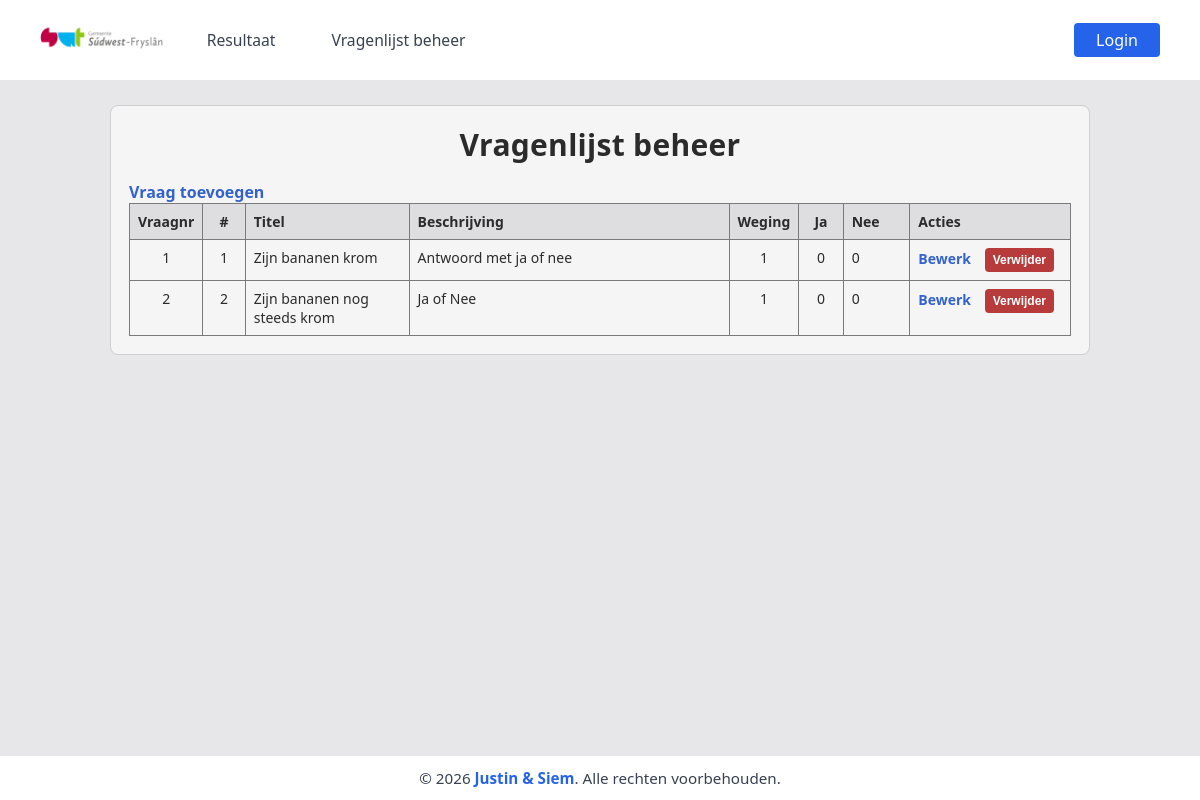
/vragenlijstbeheer/, run on an earlier commit of the app's database.
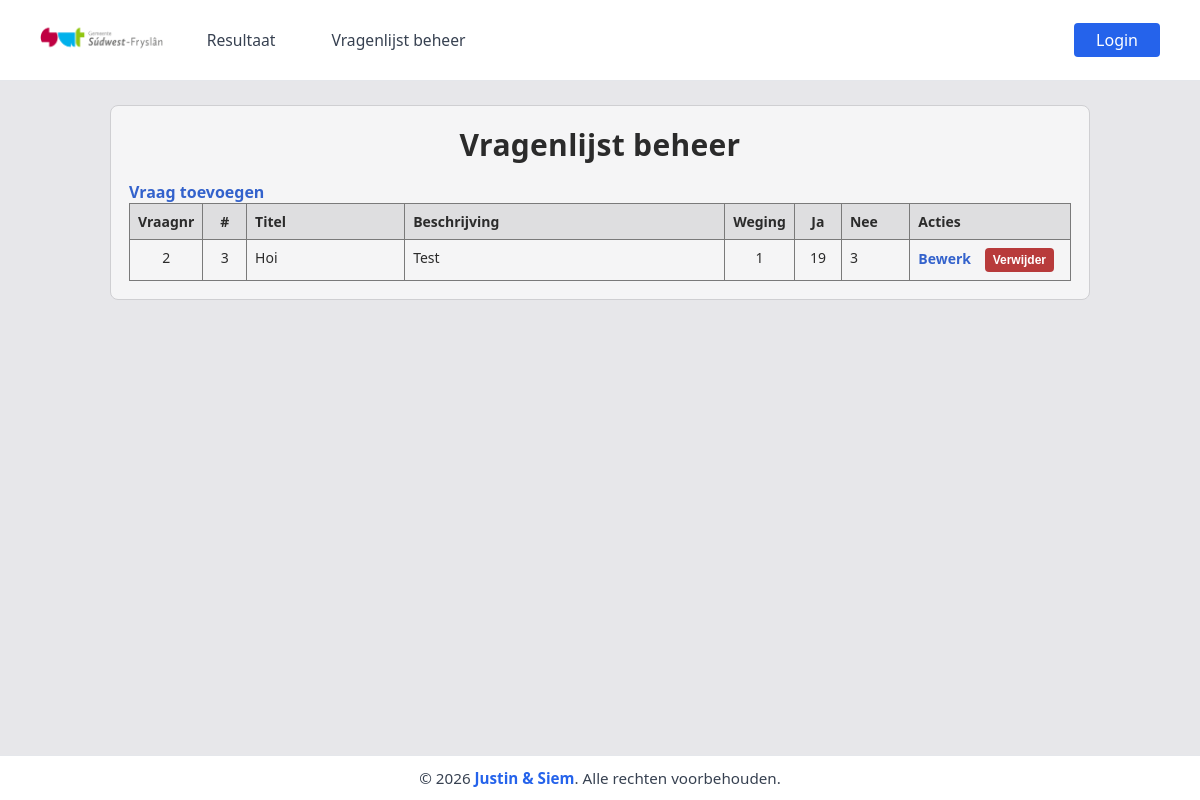
And on a later commit of the database.
### home/models.py (models this page shows, shortened)
class Vragen(models.Model):
	vraag = models.CharField(max_length=255)
	extra_info = models.CharField(max_length=255, blank=True)
	weging = models.IntegerField()
	volgorde = models.IntegerField()

### vragenlijstbeheer/views.py (the view, shortened to what this page needs)
# urls.py: path('', views.index, name='index'),
def index(request):
    edit_id = _parse_int(request.GET.get("edit"), 0)
    vragen = (
        Vragen.objects.order_by("volgorde", "id")
        .annotate(
            ja_totaal=Count("antwoorden", filter=Q(antwoorden__ja_nee=True)),
            nee_totaal=Count("antwoorden", filter=Q(antwoorden__ja_nee=False)),
        )
    )
    return render(
        request,
        "vragenlijstbeheer/index.html",
        {
            "vragen": vragen,
            "edit_id": edit_id,
        },
    )

### vragenlijstbeheer/views.py (called while the page is built)
def _parse_int(value: str, fallback: int) -> int:
    try:
        return int(value)
    except (TypeError, ValueError):
        return fallback

### vragenlijstbeheer/templates/vragenlijstbeheer/index.html (shortened to what this page needs)
{% extends 'base.html' %} {% load static %}  {% block extra_head %}
<link
  rel="stylesheet"
  href="{% static 'vragenlijstbeheer/vragenlijstbeheer.css' %}"
/>
{% endblock %} {% block content %}
<main class="beheer-wrap">
  <section class="beheer-card" aria-label="Vragenlijst beheer">
    <h1>Vragenlijst beheer</h1>
    <a
      href="{% url 'vragenlijstbeheer-toevoegen' %}"
      class="actie-link beheer-toevoegen-link"
    >
      Vraag toevoegen
    </a>
    <div class="table-scroll">
      <table class="beheer-table">
        <thead>
          <tr>
            <th>Vraagnr</th>
            <th>#</th>
            <th>Titel</th>
            <th>Beschrijving</th>
            <th>Weging</th>
            <th>Ja</th>
            <th>Nee</th>
            <th>Acties</th>
          </tr>
        </thead>
        <tbody>
          {% for vraag in vragen %} {% if edit_id == vraag.id %}
          <tr>
            <td>
              <input
                class="beheer-input beheer-input-number"
                type="number"
                name="volgorde"
                value="{{ vraag.volgorde }}"
                form="edit-form-{{ vraag.id }}"
                min="1"
                aria-label="Vraagnr"
              />
            </td>
            <td>{{ vraag.id }}</td>
            <td>
              <input
                class="beheer-input"
                type="text"
                name="vraag"
                value="{{ vraag.vraag }}"
                form="edit-form-{{ vraag.id }}"
                required
              />
            </td>
            <td>
              <textarea
                class="beheer-textarea"
                name="extra_info"
                rows="3"
                form="edit-form-{{ vraag.id }}"
              >
{{ vraag.extra_info }}</textarea
              >
            </td>
            <td>
              <input
                class="beheer-input beheer-input-number"
                type="number"
                name="weging"
                value="{{ vraag.weging }}"
                form="edit-form-{{ vraag.id }}"
              />
            </td>
            <td>{{ vraag.ja_totaal }}</td>
            <td>{{ vraag.nee_totaal }}</td>
            <td class="acties-col">
              <form
                id="edit-form-{{ vraag.id }}"
                method="post"
                class="inline-form"
              >
                {% csrf_token %}
                <input type="hidden" name="actie" value="opslaan" />
                <input type="hidden" name="vraag_id" value="{{ vraag.id }}" />
                <button class="actie-btn" type="submit">Opslaan</button>
              </form>
              <a href="/vragenlijstbeheer/" class="actie-link">Annuleer</a>
            </td>
          </tr>
          {% else %}
          <tr>
            <td>{{ vraag.volgorde }}</td>
            <td>{{ vraag.id }}</td>
            <td>{{ vraag.vraag }}</td>
            <td>{{ vraag.extra_info|default:'-' }}</td>
            <td>{{ vraag.weging }}</td>
            <td>{{ vraag.ja_totaal }}</td>
            <td>{{ vraag.nee_totaal }}</td>
            <td class="acties-col">
              <a
                href="/vragenlijstbeheer/?edit={{ vraag.id }}"
                class="actie-link"
                aria-label="Bewerk vraag {{ vraag.id }}"
              >
                Bewerk
              </a>
              <form method="post" class="inline-form">
                <button
                  type="submit"
                  class="actie-btn actie-btn-danger"
                  aria-label="Verwijder vraag {{ vraag.id }}"
                >
                  Verwijder
                </button>
              </form>
            </td>
          </tr>
          {% endif %} {% empty %}
          <tr>
            <td colspan="8" class="leeg-regel">
              Er zijn nog geen vragen beschikbaar.
            </td>
          </tr>
          {% endfor %}
        </tbody>
      </table>
    </div>
  </section>
</main>
{% endblock %}

### templates/base.html (shortened to what this page needs)
{% load static %}
<!DOCTYPE html>
<html lang="nl">
  <head>
    <link rel="stylesheet" href="{% static 'style.css' %}" />
    {% block extra_head %}{% endblock %}
  </head>
  <body class="site-shell">
    {% include 'header/header.html' %}
    <main class="page-content">{% block content %}{% endblock %}</main>
    {% include 'footer/footer.html' %}
  </body>
</html>

### templates/header/header.html
{% load static %}
<header class="site-header">
  <div class="site-header__inner">
    <div class="site-header__logo-title">
      <a
        href="/"
        class="site-header__logo-link"
        aria-label="Ga naar de homepagina"
      >
        <img
          src="{% static 'login/Logo.png' %}"
          alt="Logo"
          class="site-header__logo"
          height="32"
        />
      </a>
      <a href="/resultaat/" class="site-header__nav-link">Resultaat</a>
      <a href="/vragenlijstbeheer/" class="site-header__nav-link"
        >Vragenlijst beheer</a
      >
    </div>
    <div class="site-header__login-container">
      {% if request.user.is_authenticated %}
      <form
        action="/login/uitloggen/"
        method="post"
        class="site-header__auth-form"
      >
        {% csrf_token %}
        <button
          type="submit"
          class="site-header__nav-link site-header__login-btn site-header__login-btn--logout"
        >
          Uitloggen
        </button>
      </form>
      {% else %}
      <a href="/login/" class="site-header__nav-link site-header__login-btn"
        >Login</a
      >
      {% endif %}
    </div>
  </div>
</header>

### templates/footer/footer.html
<footer class="site-footer">
  <div class="site-footer__inner">
    <p class="site-footer__text" style="text-align: center; margin: 0">
      &copy; 2026
      <a
        href="#"
        style="color: #2563eb; font-weight: 600; text-decoration: none"
        >Justin &amp; Siem</a
      >. Alle rechten voorbehouden.
    </p>
  </div>
</footer>

### static/style.css (style rules this page uses)
.site-footer { background: #ffffff; border-top: 1px solid #e5e7eb; padding: 12px 16px; position: fixed; left: 0; bottom: 0; width: 100%; z-index: 100; }
.site-header { background: #ffffff; border-bottom: 1px solid #e5e7eb; padding: 12px 16px; }
.site-header__inner { display: flex; align-items: center; justify-content: space-between; width: 100%; position: relative; padding: 0 24px; min-height: 56px; }
.site-header__logo-title { display: flex; align-items: center; margin-left: 0; flex: 0 0 auto; gap: 32px; }
.site-header__login-container { margin-left: auto; flex: 0 0 auto; }
.site-header__nav-link { color: #374151; text-decoration: none; font-size: 0.98rem; padding: 6px 12px; border-radius: 4px; transition: background 0.2s, color 0.2s; }
.site-header__login-btn { background: #2563eb; color: #fff !important; font-weight: 500; border-radius: 4px; padding: 6px 22px; margin-left: 8px; transition: background 0.2s; border: 0; cursor: pointer; font: inherit; }
.site-footer__inner { margin: 0 auto; max-width: 1100px; }
.site-footer__text { margin: 0; color: #374151; font-size: 0.95rem; }

### vragenlijstbeheer/static/vragenlijstbeheer/vragenlijstbeheer.css (style rules this page uses)
:root { --beheer-bg: #e7e7ea; --beheer-card: #f5f5f6; --beheer-line: #7a7a7a; --beheer-text: #2b2b2b; --beheer-head: #dedee0; --beheer-accent: #3362cc; }
* { box-sizing: border-box; }
body { background: var(--beheer-bg); color: var(--beheer-text); font-family: "Segoe UI", Tahoma, sans-serif; }
.beheer-wrap { min-height: 100%; display: grid; place-items: center; padding: 24px; }
.beheer-card { width: min(100%, 980px); background: var(--beheer-card); border: 1px solid #cfcfd2; border-radius: 8px; padding: 18px; }
.beheer-card h1 { margin: 0 0 16px; text-align: center; font-size: 30px; letter-spacing: 0.01em; }
.table-scroll { overflow-x: auto; }
.beheer-table { width: 100%; border-collapse: collapse; table-layout: auto; font-size: 14px; }
.beheer-table th, .beheer-table td { border: 1px solid var(--beheer-line); padding: 8px; vertical-align: top; }
.beheer-table th { background: var(--beheer-head); text-align: left; font-weight: 700; }
.beheer-table th:nth-child(1), .beheer-table td:nth-child(1), .beheer-table th:nth-child(2), .beheer-table td:nth-child(2), .beheer-table th:nth-child(5), .beheer-table td:nth-child(5), .beheer-table th:nth-child(6), .beheer-table td:nth-child(6) { text-align: center; width: 60px; }
.beheer-table th:nth-child(3), .beheer-table td:nth-child(3) { width: 260px; }
.beheer-table th:nth-child(4), .beheer-table td:nth-child(4) { min-width: 320px; }
.beheer-table th:nth-child(7), .beheer-table td:nth-child(7) { width: 90px; }
.acties-col { white-space: nowrap; }
.inline-form { display: inline; }
.actie-link { display: inline-block; margin-right: 10px; text-decoration: none; color: var(--beheer-accent); font-weight: 600; }
.actie-btn { border: 0; background: var(--beheer-accent); color: #fff; border-radius: 4px; padding: 5px 8px; font-size: 12px; font-weight: 600; cursor: pointer; margin-right: 8px; }
.actie-btn-danger { background: #b83b3b; }

### templates/base.html (style rules this page uses)
body { margin: 0; }
.site-shell { min-height: 100vh; display: flex; flex-direction: column; }
.page-content { flex: 1; }

What changed in the data, as far as the page shows it:
removed Vragen: volgorde "1", id "1", vraag "Zijn bananen krom", extra_info "Antwoord met ja of nee", weging "1", ja_totaal "0", nee_totaal "0"
removed Vragen: volgorde "2", id "2", vraag "Zijn bananen nog steeds krom", extra_info "Ja of Nee", weging "1", ja_totaal "0", nee_totaal "0"
added Vragen: volgorde "2", id "3", vraag "Hoi", extra_info "Test", weging "1", ja_totaal "19", nee_totaal "3"
